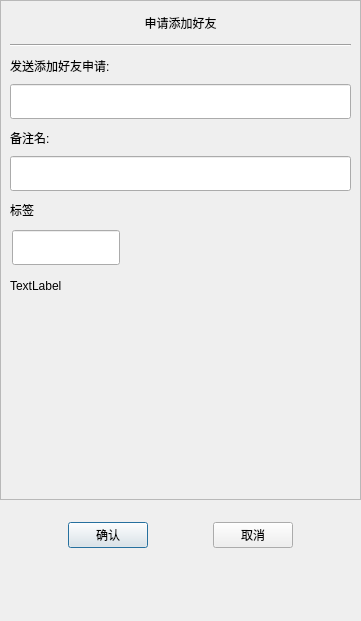
<?xml version="1.0" encoding="UTF-8"?>
<ui version="4.0">
 <class>ApplyFriend</class>
 <widget class="QDialog" name="ApplyFriend">
  <property name="geometry">
   <rect>
    <x>0</x>
    <y>0</y>
    <width>361</width>
    <height>621</height>
   </rect>
  </property>
  <property name="minimumSize">
   <size>
    <width>361</width>
    <height>621</height>
   </size>
  </property>
  <property name="maximumSize">
   <size>
    <width>361</width>
    <height>621</height>
   </size>
  </property>
  <property name="windowTitle">
   <string>Dialog</string>
  </property>
  <layout class="QVBoxLayout" name="verticalLayout">
   <property name="spacing">
    <number>0</number>
   </property>
   <property name="leftMargin">
    <number>0</number>
   </property>
   <property name="topMargin">
    <number>0</number>
   </property>
   <property name="rightMargin">
    <number>0</number>
   </property>
   <property name="bottomMargin">
    <number>0</number>
   </property>
   <item>
    <widget class="QScrollArea" name="scrollArea">
     <property name="minimumSize">
      <size>
       <width>0</width>
       <height>500</height>
      </size>
     </property>
     <property name="widgetResizable">
      <bool>true</bool>
     </property>
     <widget class="QWidget" name="scrollcontent">
      <property name="geometry">
       <rect>
        <x>0</x>
        <y>0</y>
        <width>363</width>
        <height>481</height>
       </rect>
      </property>
      <layout class="QVBoxLayout" name="verticalLayout_2">
       <property name="spacing">
        <number>0</number>
       </property>
       <property name="leftMargin">
        <number>0</number>
       </property>
       <property name="rightMargin">
        <number>0</number>
       </property>
       <item>
        <widget class="QLabel" name="apply_lb">
         <property name="minimumSize">
          <size>
           <width>0</width>
           <height>25</height>
          </size>
         </property>
         <property name="maximumSize">
          <size>
           <width>16777215</width>
           <height>25</height>
          </size>
         </property>
         <property name="text">
          <string>申请添加好友</string>
         </property>
         <property name="alignment">
          <set>Qt::AlignmentFlag::AlignCenter</set>
         </property>
        </widget>
       </item>
       <item>
        <widget class="QWidget" name="apply_wid" native="true">
         <layout class="QVBoxLayout" name="verticalLayout_3">
          <item>
           <widget class="Line" name="line">
            <property name="orientation">
             <enum>Qt::Orientation::Horizontal</enum>
            </property>
           </widget>
          </item>
          <item>
           <widget class="QLabel" name="label">
            <property name="minimumSize">
             <size>
              <width>0</width>
              <height>25</height>
             </size>
            </property>
            <property name="maximumSize">
             <size>
              <width>16777215</width>
              <height>25</height>
             </size>
            </property>
            <property name="text">
             <string>发送添加好友申请:</string>
            </property>
           </widget>
          </item>
          <item>
           <widget class="CustomizeEdit" name="name_ed">
            <property name="minimumSize">
             <size>
              <width>0</width>
              <height>35</height>
             </size>
            </property>
            <property name="maximumSize">
             <size>
              <width>16777215</width>
              <height>35</height>
             </size>
            </property>
           </widget>
          </item>
          <item>
           <widget class="QLabel" name="label_2">
            <property name="minimumSize">
             <size>
              <width>0</width>
              <height>25</height>
             </size>
            </property>
            <property name="maximumSize">
             <size>
              <width>16777215</width>
              <height>25</height>
             </size>
            </property>
            <property name="text">
             <string>备注名:</string>
            </property>
           </widget>
          </item>
          <item>
           <widget class="CustomizeEdit" name="back_ed">
            <property name="minimumSize">
             <size>
              <width>0</width>
              <height>35</height>
             </size>
            </property>
            <property name="maximumSize">
             <size>
              <width>16777215</width>
              <height>35</height>
             </size>
            </property>
           </widget>
          </item>
          <item>
           <widget class="QLabel" name="label_3">
            <property name="minimumSize">
             <size>
              <width>0</width>
              <height>25</height>
             </size>
            </property>
            <property name="maximumSize">
             <size>
              <width>16777215</width>
              <height>25</height>
             </size>
            </property>
            <property name="text">
             <string>标签</string>
            </property>
           </widget>
          </item>
          <item>
           <widget class="QWidget" name="lb_group_wid" native="true">
            <property name="minimumSize">
             <size>
              <width>0</width>
              <height>50</height>
             </size>
            </property>
            <layout class="QVBoxLayout" name="verticalLayout_4">
             <property name="spacing">
              <number>0</number>
             </property>
             <property name="leftMargin">
              <number>0</number>
             </property>
             <property name="topMargin">
              <number>0</number>
             </property>
             <property name="rightMargin">
              <number>0</number>
             </property>
             <property name="bottomMargin">
              <number>0</number>
             </property>
             <item>
              <widget class="QWidget" name="gridWidget" native="true">
               <property name="minimumSize">
                <size>
                 <width>0</width>
                 <height>40</height>
                </size>
               </property>
               <property name="maximumSize">
                <size>
                 <width>16777215</width>
                 <height>40</height>
                </size>
               </property>
               <widget class="CustomizeEdit" name="lb_ed">
                <property name="geometry">
                 <rect>
                  <x>2</x>
                  <y>2</y>
                  <width>108</width>
                  <height>35</height>
                 </rect>
                </property>
                <property name="maximumSize">
                 <size>
                  <width>16777215</width>
                  <height>35</height>
                 </size>
                </property>
               </widget>
              </widget>
             </item>
             <item>
              <widget class="QWidget" name="input_tip_wid" native="true">
               <property name="minimumSize">
                <size>
                 <width>0</width>
                 <height>35</height>
                </size>
               </property>
               <property name="maximumSize">
                <size>
                 <width>16777215</width>
                 <height>35</height>
                </size>
               </property>
               <layout class="QVBoxLayout" name="verticalLayout_5">
                <property name="spacing">
                 <number>0</number>
                </property>
                <property name="leftMargin">
                 <number>0</number>
                </property>
                <property name="topMargin">
                 <number>0</number>
                </property>
                <property name="rightMargin">
                 <number>0</number>
                </property>
                <property name="bottomMargin">
                 <number>0</number>
                </property>
                <item>
                 <widget class="ClickedOnceLabel" name="tip_lb">
                  <property name="text">
                   <string>TextLabel</string>
                  </property>
                 </widget>
                </item>
               </layout>
              </widget>
             </item>
             <item>
              <widget class="QWidget" name="widget" native="true">
               <property name="minimumSize">
                <size>
                 <width>0</width>
                 <height>60</height>
                </size>
               </property>
               <layout class="QHBoxLayout" name="horizontalLayout_2">
                <property name="leftMargin">
                 <number>0</number>
                </property>
                <property name="topMargin">
                 <number>0</number>
                </property>
                <property name="rightMargin">
                 <number>0</number>
                </property>
                <property name="bottomMargin">
                 <number>0</number>
                </property>
                <item>
                 <widget class="QWidget" name="lb_list" native="true">
                  <property name="minimumSize">
                   <size>
                    <width>287</width>
                    <height>50</height>
                   </size>
                  </property>
                  <property name="maximumSize">
                   <size>
                    <width>287</width>
                    <height>16777215</height>
                   </size>
                  </property>
                 </widget>
                </item>
                <item>
                 <widget class="QWidget" name="more_lb_wid" native="true">
                  <layout class="QVBoxLayout" name="verticalLayout_6">
                   <item>
                    <spacer name="verticalSpacer_3">
                     <property name="orientation">
                      <enum>Qt::Orientation::Vertical</enum>
                     </property>
                     <property name="sizeHint" stdset="0">
                      <size>
                       <width>20</width>
                       <height>40</height>
                      </size>
                     </property>
                    </spacer>
                   </item>
                   <item>
                    <widget class="ClickedOnceLabel" name="more_lb">
                     <property name="minimumSize">
                      <size>
                       <width>25</width>
                       <height>25</height>
                      </size>
                     </property>
                     <property name="maximumSize">
                      <size>
                       <width>25</width>
                       <height>25</height>
                      </size>
                     </property>
                     <property name="text">
                      <string/>
                     </property>
                     <property name="pixmap">
                      <pixmap resource="rec.qrc">:/chat_img/sort.png</pixmap>
                     </property>
                     <property name="scaledContents">
                      <bool>true</bool>
                     </property>
                    </widget>
                   </item>
                   <item>
                    <spacer name="verticalSpacer_4">
                     <property name="orientation">
                      <enum>Qt::Orientation::Vertical</enum>
                     </property>
                     <property name="sizeHint" stdset="0">
                      <size>
                       <width>20</width>
                       <height>40</height>
                      </size>
                     </property>
                    </spacer>
                   </item>
                  </layout>
                 </widget>
                </item>
               </layout>
              </widget>
             </item>
            </layout>
           </widget>
          </item>
         </layout>
        </widget>
       </item>
      </layout>
     </widget>
    </widget>
   </item>
   <item>
    <spacer name="verticalSpacer">
     <property name="orientation">
      <enum>Qt::Orientation::Vertical</enum>
     </property>
     <property name="sizeType">
      <enum>QSizePolicy::Policy::Fixed</enum>
     </property>
     <property name="sizeHint" stdset="0">
      <size>
       <width>20</width>
       <height>10</height>
      </size>
     </property>
    </spacer>
   </item>
   <item>
    <widget class="QWidget" name="apply_sure_wid" native="true">
     <property name="minimumSize">
      <size>
       <width>0</width>
       <height>50</height>
      </size>
     </property>
     <layout class="QHBoxLayout" name="horizontalLayout">
      <item>
       <spacer name="horizontalSpacer">
        <property name="orientation">
         <enum>Qt::Orientation::Horizontal</enum>
        </property>
        <property name="sizeHint" stdset="0">
         <size>
          <width>100</width>
          <height>30</height>
         </size>
        </property>
       </spacer>
      </item>
      <item>
       <widget class="ClickedBtn" name="sure_btn">
        <property name="text">
         <string>确认</string>
        </property>
       </widget>
      </item>
      <item>
       <spacer name="horizontalSpacer_2">
        <property name="orientation">
         <enum>Qt::Orientation::Horizontal</enum>
        </property>
        <property name="sizeHint" stdset="0">
         <size>
          <width>100</width>
          <height>30</height>
         </size>
        </property>
       </spacer>
      </item>
      <item>
       <widget class="ClickedBtn" name="cancel_btn">
        <property name="text">
         <string>取消</string>
        </property>
       </widget>
      </item>
      <item>
       <spacer name="horizontalSpacer_3">
        <property name="orientation">
         <enum>Qt::Orientation::Horizontal</enum>
        </property>
        <property name="sizeHint" stdset="0">
         <size>
          <width>100</width>
          <height>30</height>
         </size>
        </property>
       </spacer>
      </item>
     </layout>
    </widget>
   </item>
   <item>
    <spacer name="verticalSpacer_2">
     <property name="orientation">
      <enum>Qt::Orientation::Vertical</enum>
     </property>
     <property name="sizeHint" stdset="0">
      <size>
       <width>20</width>
       <height>40</height>
      </size>
     </property>
    </spacer>
   </item>
  </layout>
 </widget>
 <customwidgets>
  <customwidget>
   <class>ClickedBtn</class>
   <extends>QPushButton</extends>
   <header location="global">clickedbtn.h</header>
  </customwidget>
  <customwidget>
   <class>CustomizeEdit</class>
   <extends>QLineEdit</extends>
   <header location="global">customizeedit.h</header>
  </customwidget>
  <customwidget>
   <class>ClickedOnceLabel</class>
   <extends>QLabel</extends>
   <header location="global">clickedoncelabel.h</header>
  </customwidget>
 </customwidgets>
 <resources>
  <include location="rec.qrc"/>
 </resources>
 <connections/>
</ui>
